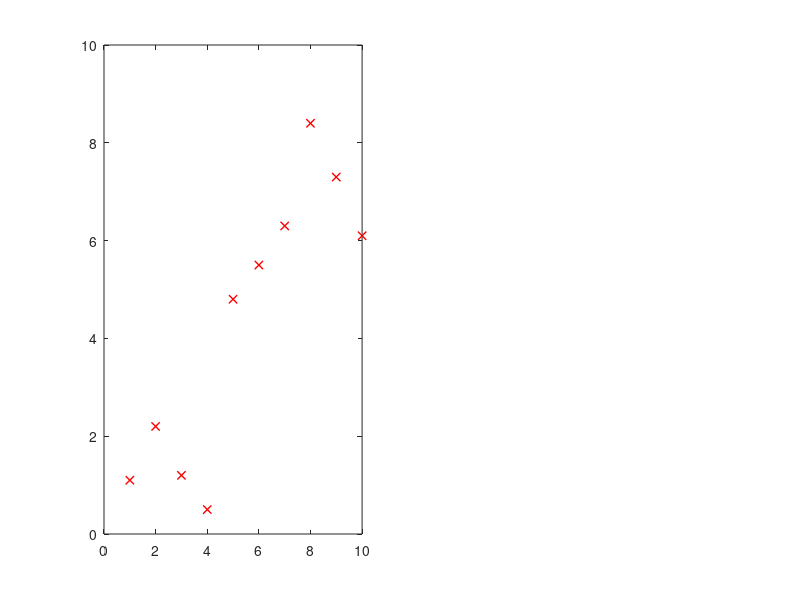

Source code (MATLAB): (Note: this script raises an error after producing the figure.)
% 原始数据集
x=[1;2;3;4;5;6;7;8;9;10];
% y=[1.1;2.2;5.5;6.8;5.8;5.5;4.3;4.3;5.6;10.1];
y=[1.1;2.2;1.2;0.5;4.8;5.5;6.3;8.4;7.3;6.1];
% 测试集
x_test = [11;12;13];
y_test = [7.8;8.2;8.5];
% 显示拟合曲线
subplot(1,2,1);
% 显示真实点
plot(x,y,'rx','linewidth',1);
hold on;
% L1
for lamda = [0.001, 0.01, 0.1, 1, 10, 100, 1000]
    % L1范数拟合
    theta = optimization_L1(lamda);
    hypothesis = theta(1)+theta(2)*x+theta(3)*x.^2+theta(4)*x.^3+theta(5)*x.^4;
    % L1拟合曲线
    plot(x,hypothesis,'ColorMode','auto','linewidth',1);
    hold on;
end
% 添加图例和标签
xlabel('x');
ylabel('y');
% 分组命名
legend('真实点','0.001', '0.01', '0.1','1','10','100','1000');
% L2
subplot(1,2,2);
% 显示真实点
plot(x,y,'rx','linewidth',1);
hold on;
for lamda = [0.001, 0.01, 0.1, 1, 10,100,1000]
    % L2范数拟合
    theta = optimization_L2(lamda);
    hypothesis = theta(1)+theta(2)*x+theta(3)*x.^2+theta(4)*x.^3+theta(5)*x.^4;
    % L2拟合曲线
    plot(x,hypothesis,'ColorMode','auto','linewidth',1);
    hold on;
end
% 添加图例和标签
xlabel('x');
ylabel('y');
% 分组命名
legend('真实点','0.001', '0.01', '0.1','1','10','100','1000');
title('L1 and L2 Fitting with Different Lambda');
